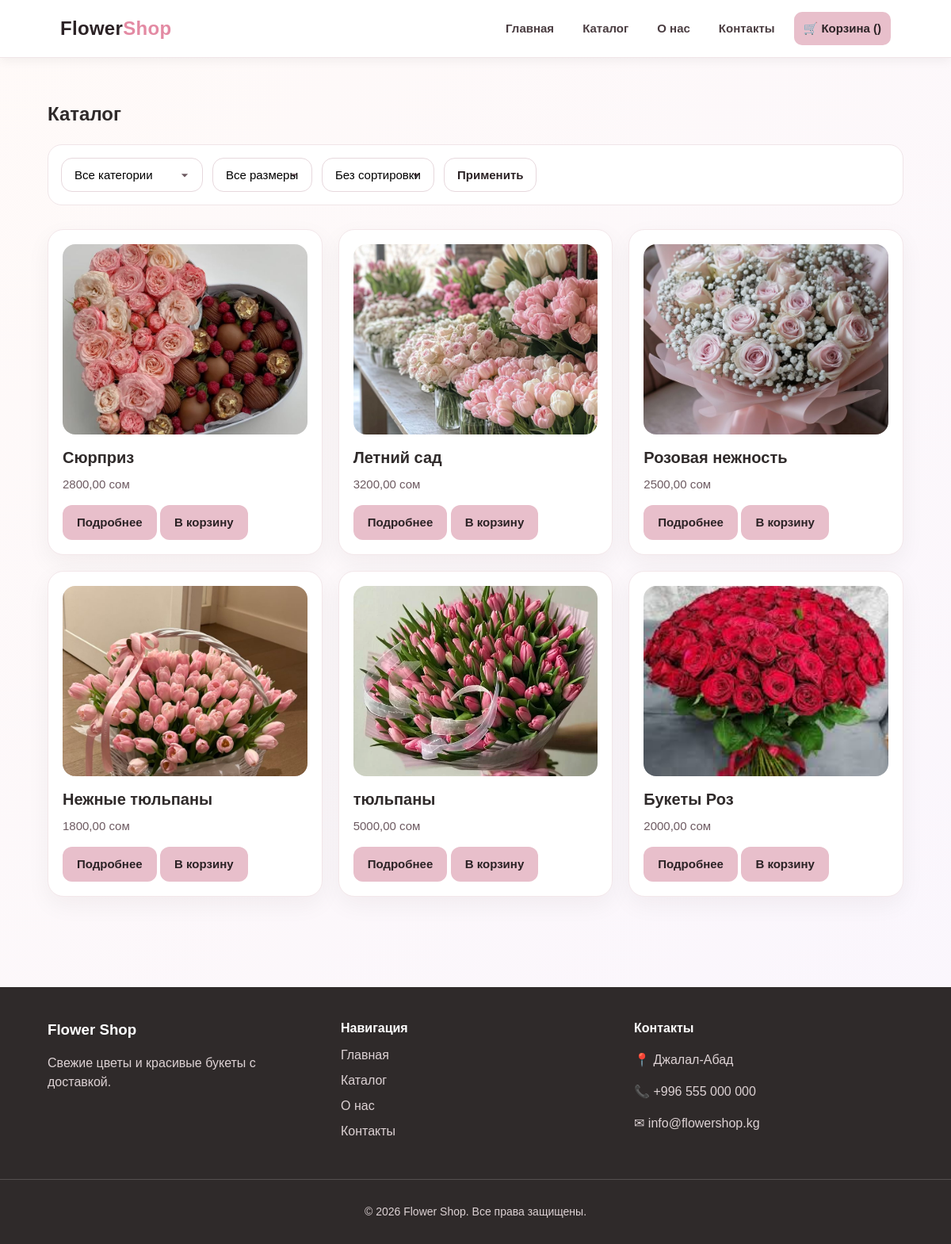
Page /catalog/ on the committed database.
### shop/models.py (models this page shows, shortened)
class Product(models.Model):
    SIZE_CHOICES = [
        ("small", "Малый"),
        ("medium", "Средний"),
        ("large", "Большой"),
    ]
    STATUS_CHOICES = [
        ("in_stock", "В наличии"),
        ("pre_order", "Под заказ"),
    ]
    OCCASION_CHOICES = [
        ("birthday", "День рождения"),
        ("wedding", "Свадьба"),
        ("march8", "8 марта"),
        ("anniversary", "Годовщина"),
        ("love", "Любовь"),
        ("other", "Другое"),
    ]
    category = models.ForeignKey(
        Category,
        on_delete=models.CASCADE,
        related_name="products",
        verbose_name="Категория"
    )
    title = models.CharField("Название", max_length=200)
    slug = models.SlugField("Slug", unique=True, blank=True)
    image = models.ImageField("Фото", upload_to="products/")
    price = models.DecimalField("Цена", max_digits=10, decimal_places=2)
    description = models.TextField("Описание", blank=True)
    composition = models.TextField("Состав букета", blank=True)
    size = models.CharField("Размер", max_length=20, choices=SIZE_CHOICES, default="medium")
    occasion = models.CharField("Повод", max_length=30, choices=OCCASION_CHOICES, default="other")
    status = models.CharField("Статус", max_length=20, choices=STATUS_CHOICES, default="in_stock")
    article = models.CharField("Артикул", max_length=50, unique=True)
    is_popular = models.BooleanField("Популярный", default=False)
    created_at = models.DateTimeField("Создано", auto_now_add=True)
    class Meta:
        verbose_name = "Товар"
        verbose_name_plural = "Товары"
        ordering = ["-created_at"]

### shop/views.py (the view)
# urls.py: path("catalog/", views.catalog, name="catalog"),
def catalog(request):
    products = Product.objects.select_related("category").all()
    categories = Category.objects.all()
    category_slug = request.GET.get("category")
    size = request.GET.get("size")
    sort = request.GET.get("sort")
    if category_slug:
        products = products.filter(category__slug=category_slug)
    if size:
        products = products.filter(size=size)
    if sort == "price_asc":
        products = products.order_by("price")
    elif sort == "price_desc":
        products = products.order_by("-price")
    elif sort == "newest":
        products = products.order_by("-created_at")
    context = {
        "products": products,
        "categories": categories,
        "selected_category": category_slug,
        "selected_size": size,
        "selected_sort": sort,
    }
    return render(request, "shop/catalog.html", context)

### templates/shop/catalog.html (shortened to what this page needs)
{% extends 'shop/base.html' %}
{% block content %}
<section class="section">
    <div class="container">
        <h1>Каталог</h1>
        <form method="get" class="filters">
            <select name="category">
                <option value="">Все категории</option>
            </select>
            <select name="size">
                <option value="">Все размеры</option>
            </select>
            <select name="sort">
                <option value="">Без сортировки</option>
            </select>
            <button type="submit" class="btn">Применить</button>
        </form>
        <div class="grid">
            {% for product in products %}
                <div class="card product-card">
                    {% if product.image %}
                        <img src="{{ product.image.url }}" alt="{{ product.title }}">
                    {% endif %}
                    <h3>{{ product.title }}</h3>
                    <p>{{ product.price }} сом</p>
                    <a href="{% url 'product_detail' product.slug %}" class="btn">Подробнее</a>
                    <a href="{% url 'add_to_cart' product.id %}" class="btn">В корзину</a>
                </div>
            {% empty %}
                <p>Товары не найдены.</p>
            {% endfor %}
        </div>
    </div>
</section>
{% endblock %}

### templates/shop/base.html (shortened to what this page needs)
{% load static %}
<!DOCTYPE html>
<html lang="ru">
<head>
    <link rel="stylesheet" href="{% static 'css/base.css' %}">
</head>
<body>
<header class="site-header">
    <div class="container header-wrap">
        <a href="{% url 'home' %}" class="logo">
            Flower<span>Shop</span>
        </a>
        <nav class="nav" id="mobileMenu">
            <a href="{% url 'home' %}">Главная</a>
            <a href="{% url 'catalog' %}">Каталог</a>
            <a href="{% url 'about' %}">О нас</a>
            <a href="{% url 'contacts' %}">Контакты</a>
            <a href="{% url 'cart' %}" class="cart-link">
    🛒 Корзина ({{ cart_count }})
</a>
        </nav>
    </div>
</header>
<main>
    {% block content %}{% endblock %}
</main>
<footer class="site-footer">
    <div class="container footer-grid">
        <div class="footer-col">
            <h3>Flower Shop</h3>
            <p>Свежие цветы и красивые букеты с доставкой.</p>
        </div>
        <div class="footer-col">
            <h4>Навигация</h4>
            <a href="{% url 'home' %}">Главная</a>
            <a href="{% url 'catalog' %}">Каталог</a>
            <a href="{% url 'about' %}">О нас</a>
            <a href="{% url 'contacts' %}">Контакты</a>
        </div>
        <div class="footer-col">
            <h4>Контакты</h4>
            <p>📍 Джалал-Абад</p>
            <p>📞 +996 555 000 000</p>
            <p>✉ info@flowershop.kg</p>
        </div>
    </div>
    <div class="footer-bottom">
        <p>© 2026 Flower Shop. Все права защищены.</p>
    </div>
</footer>
</body>
</html>

### static/css/base.css (style rules this page uses)
* { box-sizing: border-box; }
html, body { height: 100%; }
html { scroll-behavior: smooth; }
body { margin: 0; font-family: Arial, sans-serif; color: #2f2a2a; line-height: 1.5; background: linear-gradient(-45deg, #fff6f8, #fdf1f4, #f8f4ff, #fffaf8); background-size: 400% 400%; animation: gradientMove 16s ease infinite; min-height: 100vh; display: flex; flex-direction: column; }
main { flex: 1; }
img { max-width: 100%; display: block; }
a { transition: 0.2s ease; }
.container { width: 90%; max-width: 1200px; margin: 0 auto; }
.site-header { position: sticky; top: 0; z-index: 1000; background: #ffffff; border-bottom: 1px solid #f0e5e8; box-shadow: 0 4px 12px rgba(0,0,0,0.05); }
.header-wrap { display: flex; justify-content: space-between; align-items: center; min-height: 72px; padding: 0 16px; position: relative; }
.logo { text-decoration: none; color: #2b2225; font-size: 24px; font-weight: 700; letter-spacing: 0.3px; display: inline-block; }
.logo span { color: #e38aa3; }
.nav { display: none; flex-direction: column; gap: 12px; position: absolute; top: 76px; left: 16px; right: 16px; background: #ffffff; border: 1px solid #f0e5e8; border-radius: 16px; padding: 16px; box-shadow: 0 12px 30px rgba(0,0,0,0.08); }
.nav a { text-decoration: none; color: #4a3d41; font-size: 15px; font-weight: 600; padding: 10px 12px; border-radius: 10px; }
.cart-link { background: #e8bfcb; color: #2b2225 !important; text-align: center; }
.section { padding: 54px 0; }
.section h1, .section h2 { margin-top: 0; margin-bottom: 20px; }
.grid { display: grid; grid-template-columns: 1fr; gap: 20px; }
.card { background: #ffffff; border: 1px solid #f3e7ea; border-radius: 20px; padding: 18px; box-shadow: 0 10px 30px rgba(32, 18, 22, 0.05); transition: transform 0.22s ease, box-shadow 0.22s ease; }
.product-card img { width: 100%; height: 240px; object-fit: cover; border-radius: 16px; margin-bottom: 14px; }
.product-card h3 { margin: 0 0 8px; font-size: 20px; }
.product-card p { margin: 0 0 14px; color: #6d5a61; font-size: 15px; }
.btn { display: inline-block; padding: 11px 18px; background: #e8bfcb; color: #2b2225; text-decoration: none; border-radius: 12px; border: none; cursor: pointer; font-size: 15px; font-weight: 600; }
.filters { display: flex; flex-direction: column; gap: 12px; margin-bottom: 30px; background: #ffffff; padding: 16px; border-radius: 18px; border: 1px solid #f0e5e8; }
.filters select, .filters button { padding: 12px 16px; border-radius: 14px; border: 1px solid #e7d8dd; background: #fff; font-size: 15px; cursor: pointer; }
.filters select { appearance: none; background-repeat: no-repeat; background-position: right 12px center; }
.site-footer { margin-top: 60px; background: #2f2a2a; color: #fff; }
.footer-grid { display: grid; grid-template-columns: 1fr; gap: 30px; padding: 40px 0; }
.footer-col h3, .footer-col h4 { margin-top: 0; margin-bottom: 10px; }
.footer-col p { color: #ddd2d4; margin-bottom: 8px; }
.footer-col a { display: block; color: #ddd2d4; text-decoration: none; margin-bottom: 8px; }
.footer-bottom { border-top: 1px solid rgba(255,255,255,0.18); text-align: center; padding: 16px; font-size: 14px; color: #ddd2d4; }
@media (min-width: 768px) { .nav { display: flex; position: static; flex-direction: row; align-items: center; width: auto; background: transparent; border: none; border-radius: 0; padding: 0; box-shadow: none; } }
@media (min-width: 768px) { .grid { grid-template-columns: repeat(3, 1fr); } }
@media (min-width: 768px) { .filters { flex-direction: row; align-items: center; } }
@media (min-width: 768px) { .footer-grid { grid-template-columns: repeat(3, 1fr); } }
.site-header { position: fixed; top: 0; left: 0; right: 0; z-index: 1000; background: #ffffff; border-bottom: 1px solid #f0e5e8; box-shadow: 0 4px 12px rgba(0,0,0,0.05); }
main { flex: 1; padding-top: 72px; }

### rows in the picture
Product: image (picture), title "Сюрприз", price "2800,00"
Product: image (picture), title "Летний сад", price "3200,00"
Product: image (picture), title "Розовая нежность", price "2500,00"
Product: image (picture), title "Нежные тюльпаны", price "1800,00"
Product: image (picture), title "тюльпаны", price "5000,00"
Product: image (picture), title "Букеты Роз", price "2000,00"
